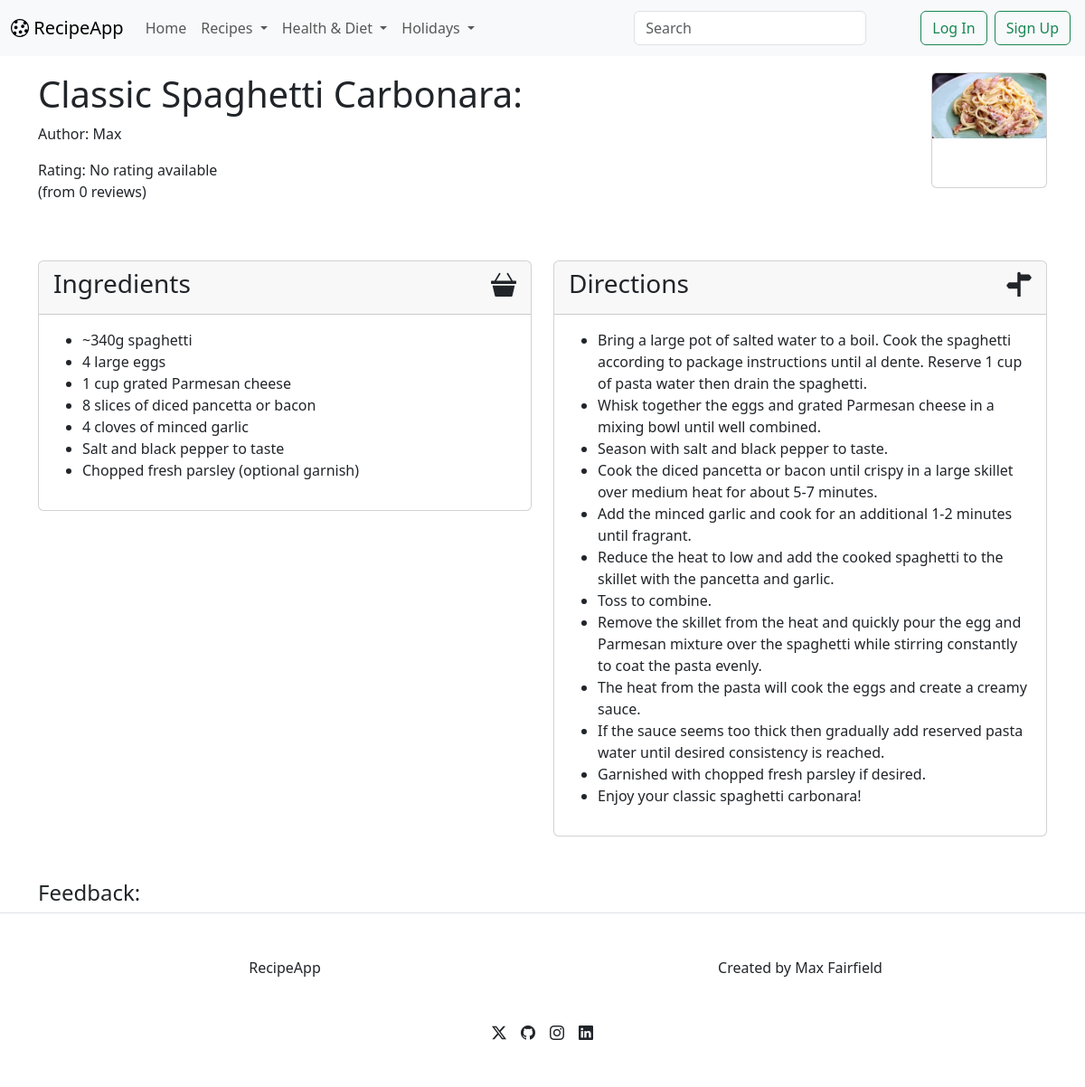
The app's page /recipe/2/ with its own data.
### recipeinfo/models.py (models this page shows, shortened)
class Category(models.Model):
	name = models.CharField(max_length=100)
	parent_category = models.ForeignKey('self', null=True, blank=True, related_name='subcategories', on_delete=models.CASCADE)
	can_use_as_tag = models.BooleanField(default=True)

class Recipe(models.Model):
	title = models.CharField(max_length=300)
	author = models.ForeignKey(User, on_delete=models.CASCADE)
	categories = models.ManyToManyField(Category)
	image = models.ImageField(upload_to='recipeinfo/static/', null=True, blank=True)
	ingredients = models.TextField()
	directions = models.TextField()
	prep_time = models.IntegerField(default=10)
	cook_time = models.IntegerField(default=10)
	created_at = models.DateTimeField(auto_now_add=True)
	rating = models.IntegerField(choices=[(i, i) for i in range(1, 11)], null=True, blank=True)
	def filename(self):
		return os.path.basename(self.image.name)
	def __str__(self):
		return self.title

### recipeinfo/views.py (the view)
# urls.py: path('recipe/<int:id>/', views.recipe_page, name='recipe_page'),
def recipe_page(request, id):
	recipe = Recipe.objects.get(id=id)
	ingredients = recipe.ingredients.split('\n')
	ingredients = [line for line in ingredients if line.strip()]
	directions = recipe.directions.split('\n')
	directions = [line for line in directions if line.strip()]
	categories = Category.objects.all().order_by('id')
	feedback = Feedback.objects.filter(recipe=recipe)
	return render(
		request,
		'recipe_page.html',
		{
			'recipe': recipe,
			'ingredients': ingredients,
			'directions': directions,
			'rating': recipe.rating / 2 if recipe.rating is not None else None,
			'feedback': feedback,
			'categories': categories
		}
	)

### recipeinfo/templatetags/custom_filters.py (called while the page is built, shortened)
@register.filter
def star_rating(value):
    string = ''
    if type(value) == int:
        for i in range(1, 6):
            if i + 0.5<= value:
                string += '<i class="bi bi-star-fill"></i>'
            elif i == value:
                string += '<i class="bi bi-star-half"></i>'
            else:
                string += '<i class="bi bi-star"></i>'
    else:
        length = 0
        sum = 0
        for comment in value:
            length += 1
            sum += float(comment.rating)
        if length == 0:
            string = 'No rating available'
    return mark_safe(string)

### templates/recipe_page.html (shortened to what this page needs)
{% extends "layout.html" %}
{% load static %}
{% load custom_filters %}
{% block content %}
	<div class="d-flex justify-content-between mb-5">
		<div>
			<h1>{{recipe}}:</h1>
			<p>Author: {{recipe.author}}</p>
			<p>Rating: {{feedback|star_rating}}<br>(from {{feedback|length}} reviews)</p>
		</div>
		<div>
			<div class="card" style="width: 8rem; height: 8rem;">
				<div>
					<img src="{{recipe.image.url}}" class="card-img-top" alt="{{recipe.filename}}" style="width: 100%; height: 100%; object-fit: cover; overflow: hidden;">
				</div>
			</div>
		</div>
	</div>
	<div class="row mb-5">
		<div class="col-lg-6">
			<div class="card">
				<div class="card-header d-flex justify-content-between">
					<h3>Ingredients</h3>
					<h3><i class="bi bi-basket3-fill"></i></h3>
				</div>
				<div class="card-body">
					<ul>
						{% for ingredient in ingredients %}
							<li>{{ingredient}}</li>
						{% endfor %}
					</ul>
				</div>
			</div>
		</div>
		<div class="col-lg-6">
			<div class="card">
				<div class="card-header d-flex justify-content-between">
					<h3>Directions</h3>
					<h3><i class="bi bi-signpost-split-fill"></i></h3>
				</div>
				<div class="card-body">
					<ul>
						{% for direction in directions %}
							<li>{{direction}}</li>
						{% endfor %}
					</ul>
				</div>
			</div>
		</div>
	</div>
	<h4>Feedback:</h4>
{% endblock %}

### templates/layout.html (shortened to what this page needs)
<!DOCTYPE html>
{% load static %}
<html lang="en">
<head>
	<link rel="stylesheet" href="{% static 'css/bootstrap.min.css' %}">
	<link rel="stylesheet" href="https://cdn.jsdelivr.net/npm/bootstrap-icons@1.11.3/font/bootstrap-icons.min.css">
</head>
<body>
	<nav class="navbar fixed-top navbar-expand-lg bg-body-tertiary">
		<div class="container-fluid">
			<a class="navbar-brand" href="{% url 'home' %}"><i class="bi bi-cookie"></i> RecipeApp</a>
			<div class="collapse navbar-collapse" id="navbarSupportedContent">
			<ul class="navbar-nav me-auto mb-2 mb-lg-0">
				<li class="nav-item">
					<a class="nav-link {% if request.path == '/' %}active{% endif %}" aria-current="page" href="{% url 'home' %}">Home</a>
				</li>
				{% for category in categories %}
					{% if not category.parent_category %}
						<li class="nav-item dropdown">
							<a class="nav-link dropdown-toggle" href="#" role="button" data-bs-toggle="dropdown" aria-expanded="false">
								{{ category.name }}
							</a>
						</li>
					{% endif %}
				{% endfor %}
			</ul>
			<form class="d-flex px-5" role="search" method="get" id="searchForm" action="{% url 'browse_recipes' id=1 %}">
				<input class="form-control me-2" type="search" placeholder="Search" aria-label="Search">
			</form>
			<form class="d-flex">
				{% if user.is_authenticated %}
					<a class="nav-link dropdown-toggle" href="#" role="button" data-bs-toggle="dropdown" aria-expanded="false">
						{{user}}
					</a>
					<ul class="dropdown-menu dropdown-menu-end">
						<li><a class="dropdown-item" href="{% url 'users:profile' %}">Profile</a></li>
						<li><a class="dropdown-item" href="#">Settings</a></li>
						{% if user.is_superuser %}
							<li><a class="dropdown-item" href="/admin">Admin</a></li>
						{% endif %}
						<li><hr class="dropdown-divider"></li>
						<li><a class="dropdown-item" href="{% url 'users:logout' %}">Log Out</a></li>
					</ul>
				{% else %}
					<a class="nav-link" href="{% url 'users:login' %}"><button class="btn btn-outline-success m-1" type="button">Log In</button></a>
					<a class="nav-link" href="{% url 'users:register' %}"><button class="btn btn-outline-success m-1" type="button">Sign Up</button></a>
				{% endif %}
			</form>
			</div>
		</div>
	</nav>
	<main style="min-height: 100vh;">
        <div class="container" style="margin-top: 5rem;">
            {% block content %}{% endblock %}
        </div>
	</main>
	<footer>
		<div class="border-top">
			<div class="container pt-5">
				<div class="row">
					<div class="col text-center">
						RecipeApp
					</div>
					<div class="col text-center">Created by Max Fairfield</div>
				</div>
				<div class="row py-5">
					<div class="col d-flex justify-content-center">
						<a href="" style="color: inherit;">
							<i class="bi bi-twitter-x px-2"></i>
						</a>
						<a href="https://github.com/MaxFairfield" style="color: inherit;">
							<i class="bi bi-github px-2"></i>
						</a>
						<a href="" style="color: inherit;">
							<i class="bi bi-instagram px-2"></i>
						</a>
						<a href="https://www.linkedin.com/in/max-fairfield-19a565300/" style="color: inherit;">
							<i class="bi bi-linkedin px-2"></i>
						</a>
					</div>
				</div>
			</div>
		</div>
	</footer>
</body>
</html>

### records on screen
Category: name "Recipes"
Category: name "Health & Diet"
Category: name "Holidays"
Recipe: title "Classic Spaghetti Carbonara", author "Max", image (picture)

### other values on screen
{{ feedback|star_rating }} "No rating available"
{{ feedback|length }} "0"
{{ ingredient }} "~340g spaghetti" "4 large eggs" "1 cup grated Parmesan cheese" "8 slices of diced pancetta or bacon" "4 cloves of minced garlic" "Salt and black pepper to taste" "Chopped fresh parsley (optional garnish)"
{{ direction }} "Bring a large pot of salted water to a boil. Cook the spaghetti according to package instructions until al dente. Reserve 1 cup of pasta water then drain the spaghetti." "Whisk together the eggs and grated Parmesan cheese in a mixing bowl until well combined." "Season with salt and black pepper to taste." "Cook the diced pancetta or bacon until crispy in a large skillet over medium heat for about 5-7 minutes." "Add the minced garlic and cook for an additional 1-2 minutes until fragrant." "Reduce the heat to low and add the cooked spaghetti to the skillet with the pancetta and garlic." "Toss to combine." "Remove the skillet from the heat and quickly pour the egg and Parmesan mixture over the spaghetti while stirring constantly to coat the pasta evenly." "The heat from the pasta will cook the eggs and create a creamy sauce." "If the sauce seems too thick then gradually add reserved pasta water until desired consistency is reached." "Garnished with chopped fresh parsley if desired." "Enjoy your classic spaghetti carbonara!"
